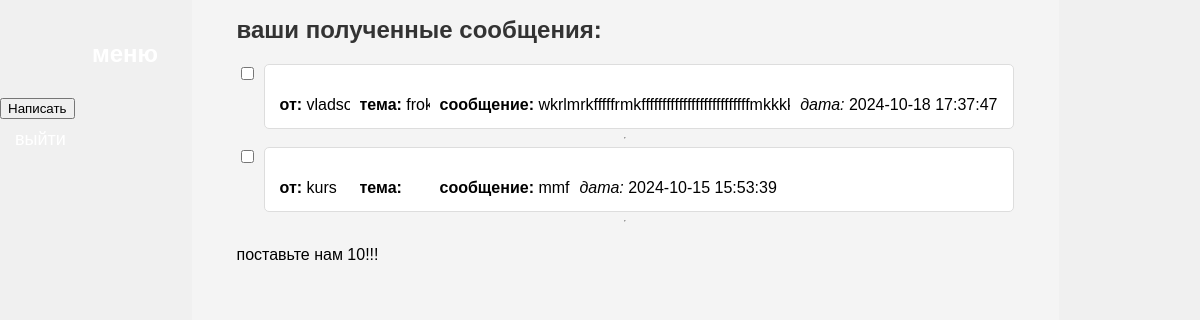
The app's page / (signed in) with its own data.
### tables this page shows
CREATE TABLE `messages` (
  `id` int NOT NULL,
  `sender_id` int NOT NULL,
  `message` text NOT NULL,
  `created_at` timestamp NULL DEFAULT CURRENT_TIMESTAMP,
  `receiver_id` int NOT NULL,
  `topic` text NOT NULL,
  `is_read` int DEFAULT NULL
);

CREATE TABLE `users` (
  `id` int NOT NULL,
  `username` varchar(50) NOT NULL,
  `email` varchar(100) NOT NULL,
  `password` varchar(255) NOT NULL,
  `created_at` timestamp NULL DEFAULT CURRENT_TIMESTAMP
);

### cfg/core.php (called while the page is built, shortened)
<?php
class MyDB
{
    var $dblogin = "root";
    var $dbpass = "";
    var $db = "mysite";
	private static $instance = null;
    public static function getInstance() {
        if (self::$instance === null) {
            self::$instance = new MyDB();
        }
        return self::$instance;
    }
    function connect() {
        $this->link = new mysqli('127.127.126.50', $this->dblogin, $this->dbpass, $this->db);
    }
}

### com/home.php (the view, shortened to what this page needs)
<!DOCTYPE html>
<html lang="ru">
<head>
    <link rel="stylesheet" type="text/css" href="/static/css/styles.css">
</head>
<body>
    <div class="sidebar">
        <h2>Меню</h2>
		<button id="openModalBtn">Написать </button>
                        <?php
                        require_once($_SERVER['DOCUMENT_ROOT'] . "/cfg/core.php");
                        $db = MyDB::getInstance();
                        $db->connect();
                        ?>
		<a href='/com/logout.php'>Выйти</a>
    </div>
    <div class="content">
        <h1>Ваши полученные сообщения:</h1>
        <?php
        $user_id = $_SESSION['user_id'];
        $db->connect();
        $query = "SELECT  messages.id AS message_id , users.username AS sender, messages.message, messages.created_at ,messages.topic
                  FROM messages
                  JOIN users ON messages.sender_id = users.id
                  WHERE messages.receiver_id = ?
                  ORDER BY messages.created_at DESC";
        $stmt = $db->link->prepare($query);
        $stmt->bind_param("i", $user_id);
        $stmt->execute();
        $stmt->bind_result($message_id, $sender, $message, $created_at, $topic);
?>
<form id="messageForm" method="post">
    <?php while ($stmt->fetch()): ?>
        <div class='message-conteiner'>
            <input type="checkbox" class="message-checkbox" name="message_ids[]" value="<?php echo $message_id; ?>" onclick="toggleActions()">
            <a href='/com/message.php?message_id=<?php echo $message_id; ?>' class='message'>
                <div class='message-item'><p><strong>От:</strong> <?php echo $sender; ?></p></div>
                <div class='message-item'><p><strong>Тема:</strong> <?php echo $topic; ?></p></div>
                <div class='message-item'><p><strong>Сообщение:</strong> <?php echo $message; ?></p></div>
                <p><em>Дата:</em> <?php echo $created_at; ?></p>
            </a>
        </div>
        <hr>
    <?php endwhile; ?>
</form>
        <footer>
            <p>Поставьте нам 10!!!</p>
        </footer>
    </div>
</body>
</html>

### static/css/styles.css (style rules this page uses)
body { font-family: Arial, sans-serif; background-color: #f0f0f0; display: flex; justify-content: center; align-items: center; height: 100vh; margin: 0; padding: 0; font-weight : normal; text-transform : lowercase; }
h1 { margin-bottom: 20px; font-size: 24px; color: #333; }
.sidebar { position: fixed; top: 0; left: 0; width: 250px; height: 100%; background-color: CCCCCC; padding-top: 20px; }
.sidebar h2 { color: white; text-align: center; margin-bottom: 30px; }
.sidebar a { padding: 10px 15px; text-decoration: none; font-size: 18px; color: white; display: block; transition: 0.3s; }
.content { margin-left: 50px; padding: 45px; height: 100vh; background-color: #f4f4f4; }
.message-conteiner { display: flex; justify-content: space-between; align-items: flex-start; width : 100%; }
.message-item { white-space:nowrap; overflow:hidden; text-overflow: ellipsis; min-width: 70px; }
.message { background-color: white; border: 1px solid #ddd; border-radius: 5px; padding: 15px; height: 65px; box-sizing: border-box; width: 750px; display: flex; flex-direction: row; overflow: hidden; text-overflow: ellipsis; white-space: nowrap; gap: 10px; text-decoration: none; color: black; transition: background-color 0.3s; }
.message-checkbox { margin-right: 10px; }
#messageForm { display: flex; flex-direction: column; }

### records on screen
messages: sender.username "vla…", topic "f…", message "wkrlmrkfffffrmkffffffffffffffffffffffffffmk…", created_at "2024-10-18 17:37:47"
messages: sender.username "kurs", message "mmf", created_at "2024-10-15 15:53:39"
